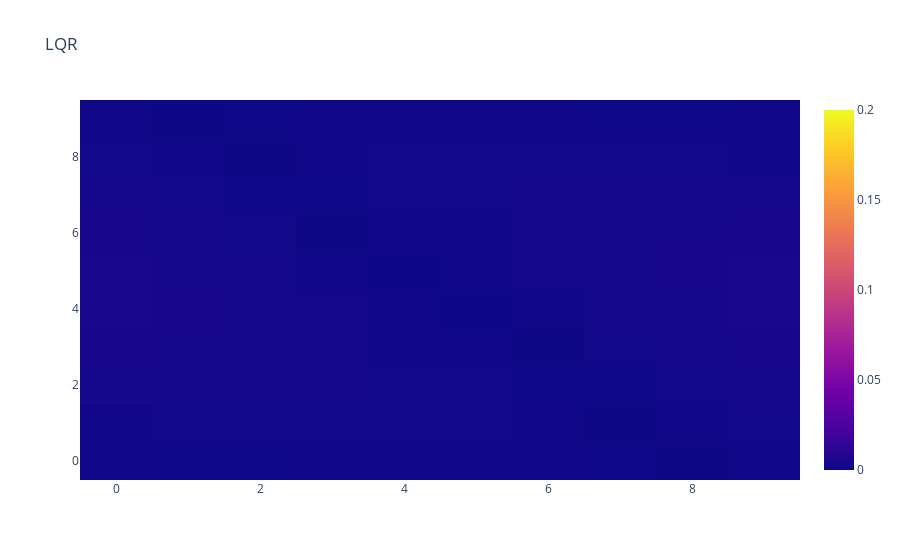
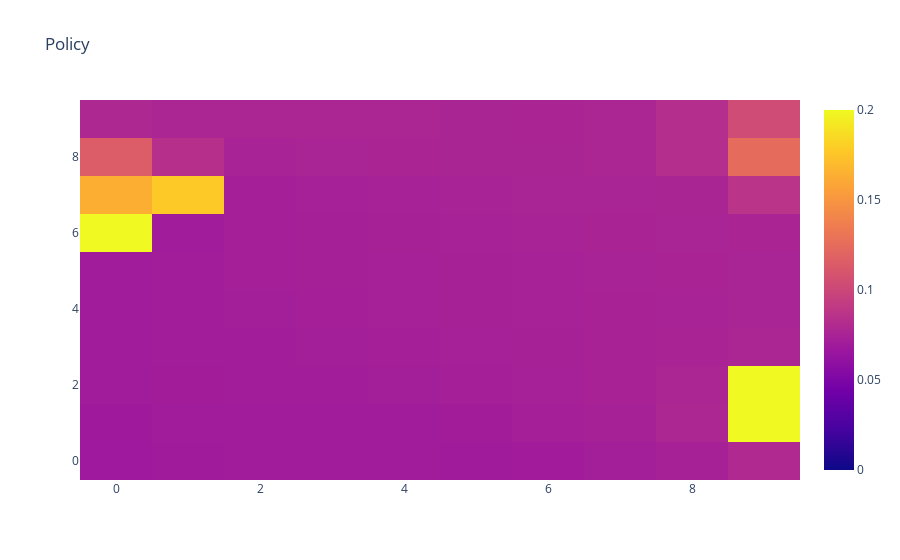
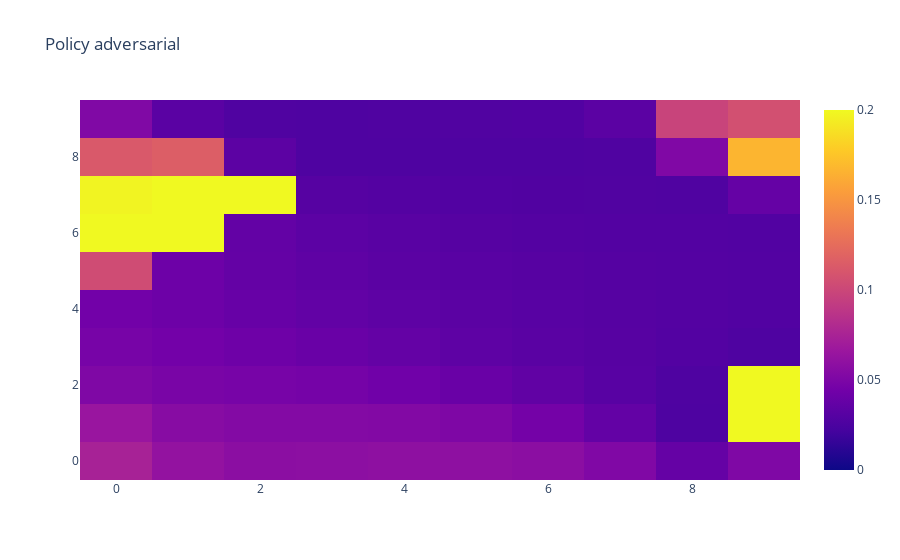

Here is the notebook cell these charts were saved with, in order:
### Code cell
zmin = 0.
zmax = .2

fig = go.Figure()
fig.add_trace(go.Heatmap(
    z = bench_lqr.detach().numpy(),
    zmin = zmin,
    zmax = zmax,
    ))
fig.update_layout(
    title="LQR",
)
fig.show()

# fig = go.Figure()
# fig.add_trace(go.Heatmap(
#     z = bench_no_model.detach().numpy(),
#     zmin = zmin,
#     zmax = zmax,
#     ))
# fig.update_layout(
#     title="No Model",
# )
# fig.show()

# fig = go.Figure()
# fig.add_trace(go.Heatmap(
#     z = bench_baseline.detach().numpy(),
#     zmin = zmin,
#     zmax = zmax,
#     ))
# fig.update_layout(
#     title="Baseline",
# )
# fig.show()

# fig = go.Figure()
# fig.add_trace(go.Heatmap(
#     z = bench_adv.detach().numpy(),
#     zmin = zmin,
#     zmax = zmax,
#     ))
# fig.update_layout(
#     title="Adversarial",
# )
# fig.show()

fig = go.Figure()
fig.add_trace(go.Heatmap(
    z = bench_policy.detach().numpy(),
    zmin = zmin,
    zmax = zmax,
    ))
fig.update_layout(
    title="Policy",
)
fig.show()

fig = go.Figure()
fig.add_trace(go.Heatmap(
    z = bench_policy_adv.detach().numpy(),
    zmin = zmin,
    zmax = zmax,
    ))
fig.update_layout(
    title="Policy adversarial",
)
fig.show()
